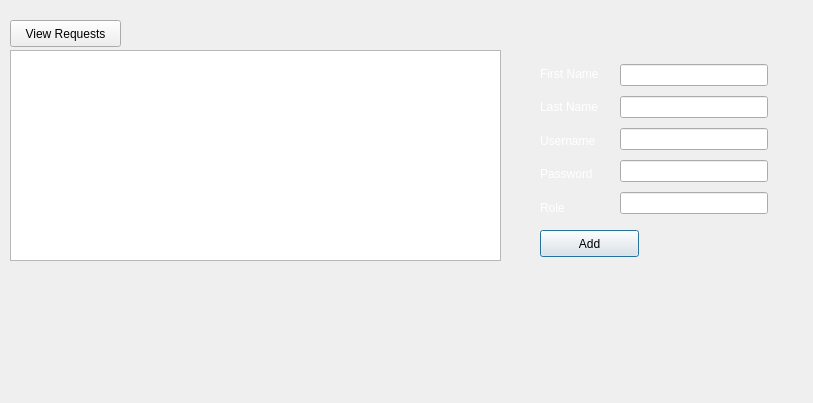
<?xml version="1.0" encoding="UTF-8"?>
<ui version="4.0">
 <class>Users_Admin</class>
 <widget class="QDialog" name="Users_Admin">
  <property name="geometry">
   <rect>
    <x>0</x>
    <y>0</y>
    <width>813</width>
    <height>403</height>
   </rect>
  </property>
  <property name="windowTitle">
   <string>Add User</string>
  </property>
  <widget class="QPushButton" name="pushButton">
   <property name="geometry">
    <rect>
     <x>540</x>
     <y>230</y>
     <width>99</width>
     <height>27</height>
    </rect>
   </property>
   <property name="text">
    <string>Add</string>
   </property>
  </widget>
  <widget class="QWidget" name="layoutWidget">
   <property name="geometry">
    <rect>
     <x>540</x>
     <y>60</y>
     <width>76</width>
     <height>161</height>
    </rect>
   </property>
   <layout class="QVBoxLayout" name="verticalLayout">
    <item>
     <widget class="QLabel" name="label">
      <property name="styleSheet">
       <string notr="true">color: rgb(255, 255, 255)</string>
      </property>
      <property name="text">
       <string>First Name</string>
      </property>
     </widget>
    </item>
    <item>
     <widget class="QLabel" name="label_2">
      <property name="styleSheet">
       <string notr="true">color: rgb(255, 255, 255)</string>
      </property>
      <property name="text">
       <string>Last Name</string>
      </property>
     </widget>
    </item>
    <item>
     <widget class="QLabel" name="label_3">
      <property name="styleSheet">
       <string notr="true">color: rgb(255, 255, 255)</string>
      </property>
      <property name="text">
       <string>Username</string>
      </property>
     </widget>
    </item>
    <item>
     <widget class="QLabel" name="label_4">
      <property name="styleSheet">
       <string notr="true">color: rgb(255, 255, 255)</string>
      </property>
      <property name="text">
       <string>Password</string>
      </property>
     </widget>
    </item>
    <item>
     <widget class="QLabel" name="label_5">
      <property name="styleSheet">
       <string notr="true">color: rgb(255, 255, 255)</string>
      </property>
      <property name="text">
       <string>Role</string>
      </property>
     </widget>
    </item>
   </layout>
  </widget>
  <widget class="QWidget" name="layoutWidget">
   <property name="geometry">
    <rect>
     <x>620</x>
     <y>60</y>
     <width>148</width>
     <height>161</height>
    </rect>
   </property>
   <layout class="QVBoxLayout" name="verticalLayout_2">
    <item>
     <widget class="QLineEdit" name="lineEdit"/>
    </item>
    <item>
     <widget class="QLineEdit" name="lineEdit_2"/>
    </item>
    <item>
     <widget class="QLineEdit" name="lineEdit_3"/>
    </item>
    <item>
     <widget class="QLineEdit" name="lineEdit_4"/>
    </item>
    <item>
     <widget class="QLineEdit" name="lineEdit_5"/>
    </item>
   </layout>
  </widget>
  <widget class="QPushButton" name="pushButton_2">
   <property name="geometry">
    <rect>
     <x>10</x>
     <y>20</y>
     <width>111</width>
     <height>27</height>
    </rect>
   </property>
   <property name="text">
    <string>View Requests</string>
   </property>
  </widget>
  <widget class="QTableView" name="tableView">
   <property name="geometry">
    <rect>
     <x>10</x>
     <y>50</y>
     <width>491</width>
     <height>211</height>
    </rect>
   </property>
  </widget>
 </widget>
 <resources/>
 <connections/>
</ui>
